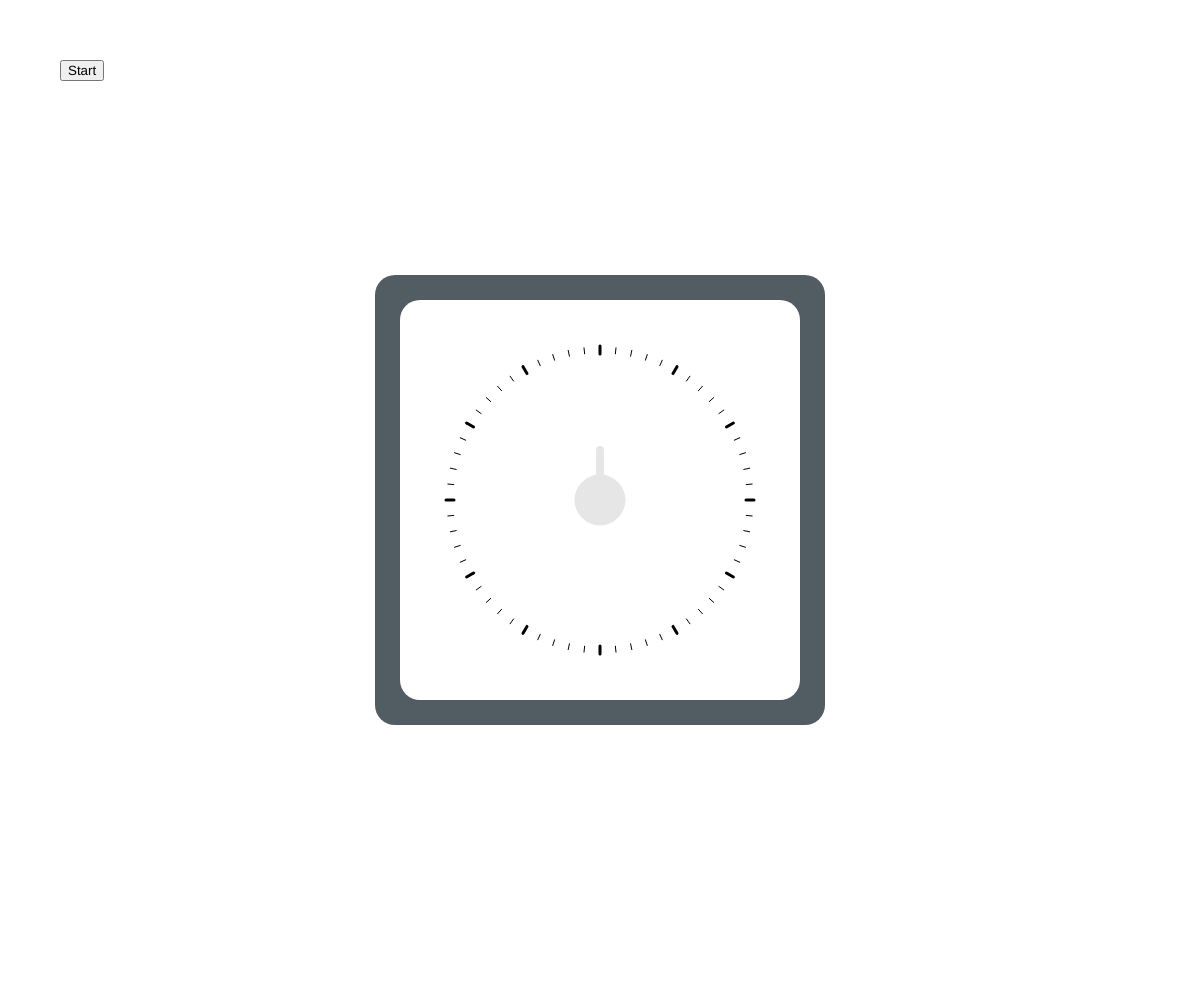
Frame 1 (no input)
Frame 60 (no input): identical to frame 1, image omitted
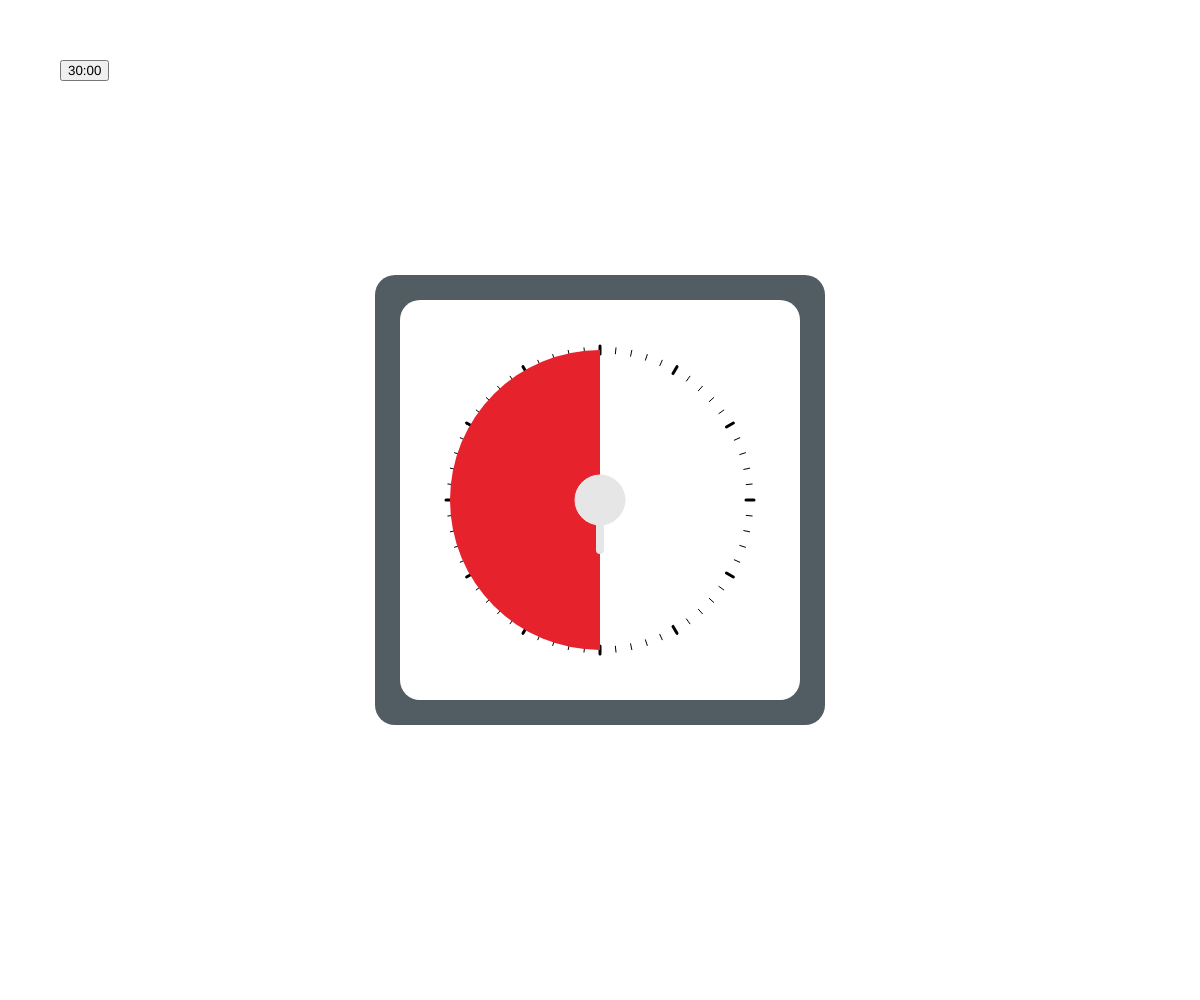
Frame 120 (the mouse pressed at the canvas centre since frame 60)

The p5.js sketch that drew these frames (run headless with seeded random() and noise() and a simulated clock; from frame 60 on, the mouse is pressed at the canvas centre):

// p5.js sketch
// ── sketch.js
var remained_time = 0;
let status = 0;
let button, remained_time_p;
let button_x = 60;
let button_y = 60;
let time_x = 200;
let time_y = 60;
var timer;
let radius = 150;
let h_center, v_center;

function setup() {
  //var container = document.querySelector( '.container' );
  createCanvas(window.innerWidth, window.innerHeight);
  h_center = width / 2;
  v_center = height / 2;
  button = createButton('Start');
  button.position(button_x, button_y);
  button.mousePressed(button_active);
  textAlign(CENTER);
  textSize(50);
}

function draw() {
  background(255);
  time_setting();
  time_over();
  draw_rect();
  stroke(0);
  draw_lines();
  noStroke();
  let elapsed_time = 3600 - remained_time;
  draw_circle(elapsed_time);
}

function draw_rect() {
  rectMode(CENTER);
  noStroke();
  fill(82, 93, 99);
  rect(h_center, v_center, 450, 450, 20);
  fill(255);
  rect(h_center, v_center, 400, 400, 20);
}


function reset() {
  clearInterval(timer);
  remained_time = 0;
}

function button_active() {
  if (status == 0) {
    //start button
    if (remained_time == 0){
    	return;
    }
    status = 1;
    button.style('background-color', color(230, 34, 45));
    timer = setInterval(timeIt, 1000);
  } else if (status == 1) {
    //stop button
    status = 0;
    button.style('background-color', color(26, 171, 138));
    clearInterval(timer);
  }
}

function draw_lines() {
  let length;
  for (let i = 0; i < 60; i++) {
    if (i % 5 == 0) {
      length = 4;
      strokeWeight(3);
    } else {
      length = 3;
      strokeWeight(1);
    }
    line(h_center + (radius - length) * cos(radians(i * 6)),
      v_center + (radius - length) * sin(radians(i * 6)),
      h_center + (radius + length) * cos(radians(i * 6)),
      v_center + (radius + length) * sin(radians(i * 6)));
  }
}

function draw_circle(elapsed_time) {
  fill(230, 34, 45);
  arc(
    h_center,
    v_center,
    radius * 2,
    radius * 2,
    radians(elapsed_time / 10 - 90),
    radians(270)
  );
  if(elapsed_time == 0){
    ellipse(h_center, v_center, radius * 2, radius * 2);
  }
  fill(230);
  stroke(230);
  ellipse(h_center, v_center, 50, 50);
  strokeWeight(8);
  line(h_center,
    v_center,
    h_center + 50 * cos(radians(elapsed_time / 10 - 90)),
    v_center + 50 * sin(radians(elapsed_time / 10 - 90)));
}

function time_setting() {
  if (status == 0 && mouseIsPressed) {
    if (dist(h_center, v_center, mouseX, mouseY) < radius) {
      var degree = floor(degrees(-atan2(mouseX - h_center, mouseY - v_center)) + 180) % 360;
      var minutes = 60 - floor(degree / 6);
      button.elt.innerHTML = minutes + ":00";
      remained_time = minutes * 60;
    }
  }
}

function seconds_format(n){
    return n > 9 ? "" + n: "0" + n;
}

function timeIt() {
  if (remained_time > 0 && status != 0) {
    remained_time--;
    var seconds = remained_time % 60;
    var minutes = floor(remained_time / 60);
    button.elt.innerHTML = minutes + ":" + seconds_format(seconds);
  }
}

function time_over(){
  if(remained_time == 0 && status != 0){
    button_active();
    alert("Time up");
    button.elt.innerHTML = "START";
  }
}

// ── style.css
html, body {
  margin: 0;
  padding: 0;
}
canvas {
  display: block;
}
button{
  background:#1AAB8A;
  color:#fff;
  border:none;
  height:100px;
  width:100px;
  font-size:1.6em;
  cursor:pointer;
  transition:800ms ease all;
  outline:none;
}
